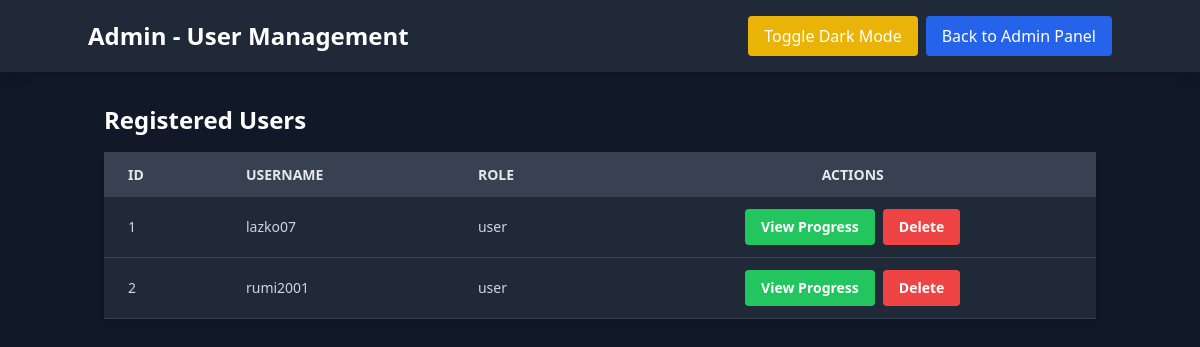
Before: /admin/users (signed in) with the older database file.
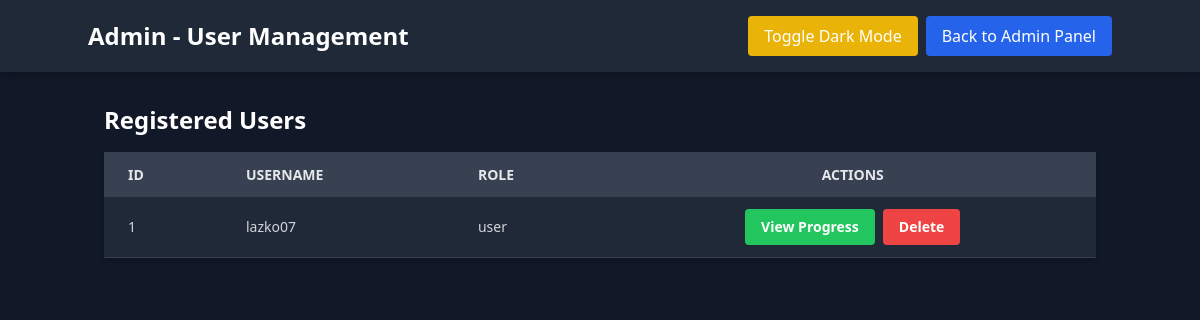
After: the same page with the newer database file.
### models.py (models this page shows, shortened)
class User(db.Model, UserMixin):
    id = db.Column(db.Integer, primary_key=True)
    username = db.Column(db.String(20), unique=True, nullable=False)
    password_hash = db.Column(db.String(128), nullable=False)
    role = db.Column(db.String(10), nullable=False, default='user')

### Mech/main/routes.py (the view)
@main.route('/admin/users')
@login_required
def view_users():
    users = User.query.all()
    return render_template('user_list.html', users=users)

### Mech/main/templates/user_list.html (shortened to what this page needs)
<!DOCTYPE html>
<html lang="en" class="dark">
<head>
    <script src="https://cdn.tailwindcss.com"></script>
</head>
<body class="bg-gray-100 dark:bg-gray-900 dark:text-white font-sans">
    <nav class="bg-gray-800 p-4 shadow-lg mb-4">
        <div class="container mx-auto flex justify-between items-center">
            <span class="text-white text-2xl font-bold">Admin - User Management</span>
            <div class="flex gap-2">
                <button id="toggleDarkMode" class="bg-yellow-500 hover:bg-yellow-600 text-white px-4 py-2 rounded">
                    Toggle Dark Mode
                </button>
                <a href="{{ url_for('main.admin_main') }}" class="bg-blue-600 text-white px-4 py-2 rounded hover:bg-blue-700">
                    Back to Admin Panel
                </a>
            </div>
        </div>
    </nav>
    <div class="container mx-auto p-4">
        <h2 class="text-2xl font-semibold mb-4">Registered Users</h2>
        <table class="min-w-full bg-white dark:bg-gray-800 shadow-md rounded">
            <thead>
                <tr class="bg-gray-200 dark:bg-gray-700 text-gray-600 dark:text-gray-200 uppercase text-sm leading-normal">
                    <th class="py-3 px-6 text-left">ID</th>
                    <th class="py-3 px-6 text-left">Username</th>
                    <th class="py-3 px-6 text-left">Role</th>
                    <th class="py-3 px-6 text-center">Actions</th>
                </tr>
            </thead>
            <tbody class="text-gray-700 dark:text-gray-300 text-sm font-light">
                {% for user in users %}
                <tr class="border-b border-gray-200 dark:border-gray-700 hover:bg-gray-100 dark:hover:bg-gray-700">
                    <td class="py-3 px-6 text-left">{{ user.id }}</td>
                    <td class="py-3 px-6 text-left">{{ user.username }}</td>
                    <td class="py-3 px-6 text-left">{{ user.role }}</td>
                    <td class="py-3 px-6 text-center flex justify-center gap-2">
                        {% if user.role != 'admin' %}
                        <a href="{{ url_for('main.progress', user_id=user.id) }}"
                           class="bg-green-500 hover:bg-green-700 text-white font-bold py-2 px-4 rounded">
                            View Progress
                        </a>
                        <form method="POST" action="{{ url_for('main.delete_user', user_id=user.id) }}"
                              onsubmit="return confirm('Are you sure you want to delete this user?');">
                            <button type="submit" class="bg-red-500 hover:bg-red-700 text-white font-bold py-2 px-4 rounded">
                                Delete
                            </button>
                        </form>
                        {% else %}
                        <span class="text-gray-400 italic">Protected</span>
                        {% endif %}
                    </td>
                </tr>
                {% endfor %}
            </tbody>
        </table>
    </div>
</body>
</html>

Changed rows visible on the page:
removed User: id "2", username "rumi2001", role "user"
